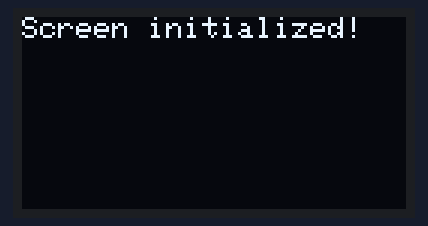
Recording of a sketch running on a simulated Arduino Uno, built with avr-gcc and run on an emulated ATmega328P. Shown: 128×64 one-colour display.

Above: at 0.1 s.
At 0.62 s:
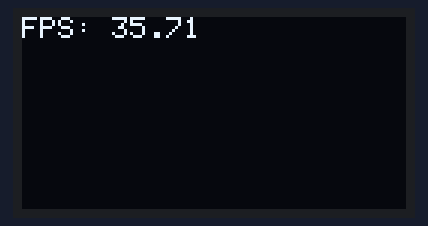
At 1.26 s:
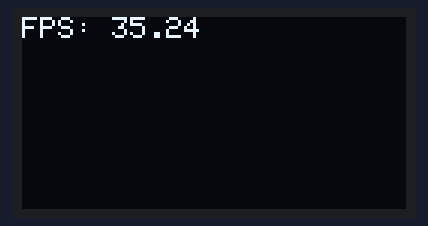
At 1.82 s:
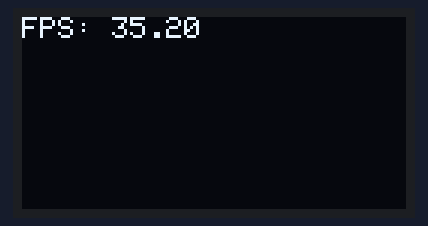
At 2.6 s:
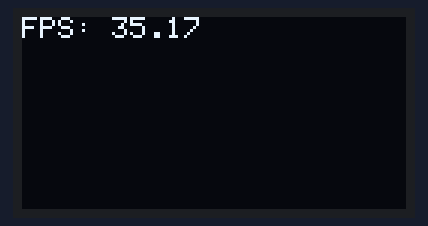
At 35.3 s:
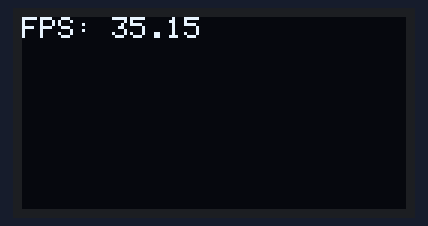

The sketch:

FpsTest.ino
```cpp
/**
 * This program simply tests out the rendering speed of the OLED with
 * the Adafruit Gfx Library
 *
 * Adafruit Gfx Library:
 * https://learn.adafruit.com/adafruit-gfx-graphics-library/overview
 *
 * Adafruit OLED tutorials:
 * https://learn.adafruit.com/monochrome-oled-breakouts
 *
 * By Jon E. Froehlich
 * @jonfroehlich
 * http://makeabilitylab.io
 *
 */

#include <Wire.h>
#include <SPI.h>
#include <Adafruit_LIS3DH.h>
#include <Adafruit_Sensor.h>

#include <Adafruit_GFX.h>
#include <Adafruit_SSD1306.h>

#define SCREEN_WIDTH 128 // OLED display width, in pixels
#define SCREEN_HEIGHT 64 // OLED display height, in pixels

// Declaration for an SSD1306 display connected to I2C (SDA, SCL pins)
#define OLED_RESET     4 // Reset pin # (or -1 if sharing Arduino reset pin)
Adafruit_SSD1306 display(SCREEN_WIDTH, SCREEN_HEIGHT, &Wire, OLED_RESET);

unsigned long _totalFrameCount = 0;
unsigned long _startTimeStamp = 0;

void setup() {
  Serial.begin(9600);

  // SSD1306_SWITCHCAPVCC = generate display voltage from 3.3V internally
  if (!display.begin(SSD1306_SWITCHCAPVCC, 0x3D)) { // Address 0x3D for 128x64
    Serial.println(F("SSD1306 allocation failed"));
    for (;;); // Don't proceed, loop forever
  }

  // Clear the buffer
  display.clearDisplay();

  display.setTextSize(1);
  display.setTextColor(WHITE, BLACK);
  display.setCursor(0, 0);
  display.println("Screen initialized!");
  display.display();
  delay(200);
  display.clearDisplay();

  // setTextSize(size) multiplies the scale of the text by a given integer factor
  // https://learn.adafruit.com/adafruit-gfx-graphics-library/graphics-primitives
  display.setTextSize(1);
}

void loop() {
  if(_startTimeStamp == 0){
    _startTimeStamp = millis();
  }

  if(_totalFrameCount > 0){
    // clearing the display takes a small FPS hit. We can avoid it
    // if we are drawing over same pixels
    // display.clearDisplay();
    display.setCursor(0, 0);
    unsigned long elapsedTime = millis() - _startTimeStamp;
    float fps = _totalFrameCount / (elapsedTime / 1000.0);
    display.print("FPS: ");
    display.print(fps);
  }
  display.display();
  _totalFrameCount++;
}
```

Measured:
- what the display in image 4 shows lasts 0.5 s, from 2.5 s to 3.0 s
